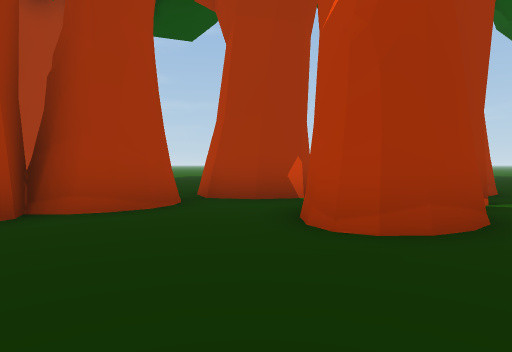
[1] (above)

18 first-person views from a walk through a 3-D level made in the Unity game engine. The camera is 1.2 m above the floor, tilts 2° down and sees 75° across. The floor is counted in squares, 2 m on a side. Each view is taken from the middle of a square. On the plan, view 1 faces up. The plan holds only what a view shows up to about 10 squares ahead; the rest is blank. The place goes on beyond the plan.

[2]
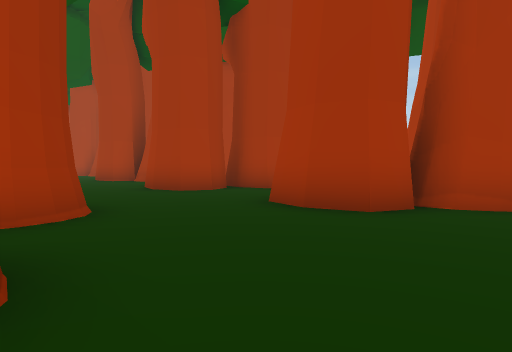

[3]
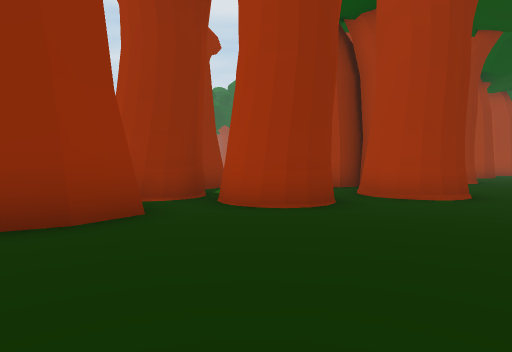

[4]
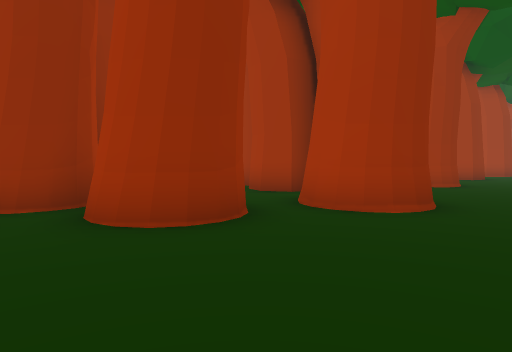

[5]
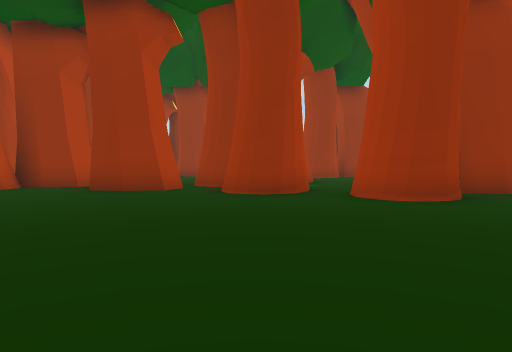

[6]
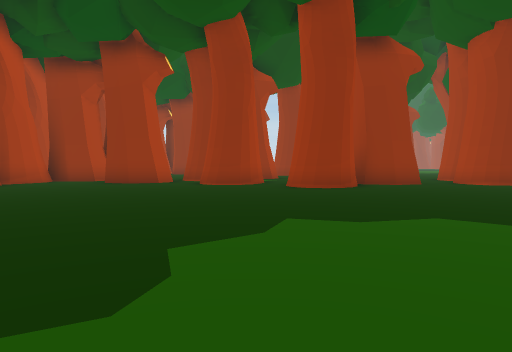

[7]
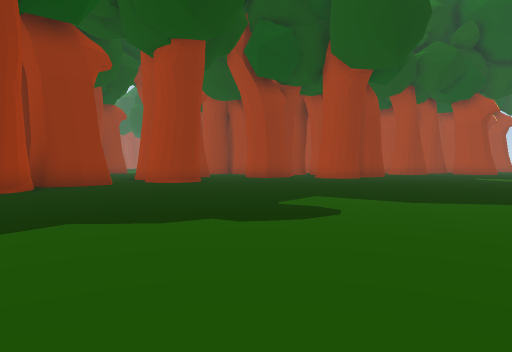

[8]
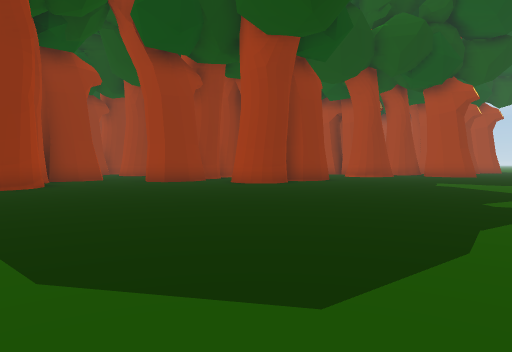

[9]
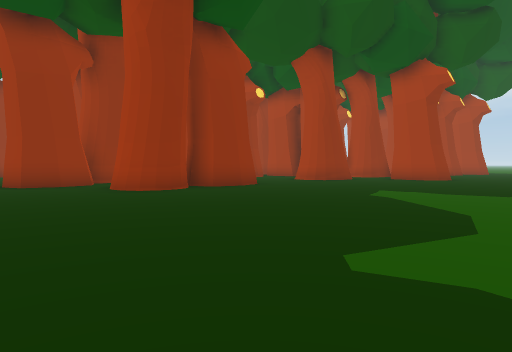

[10]
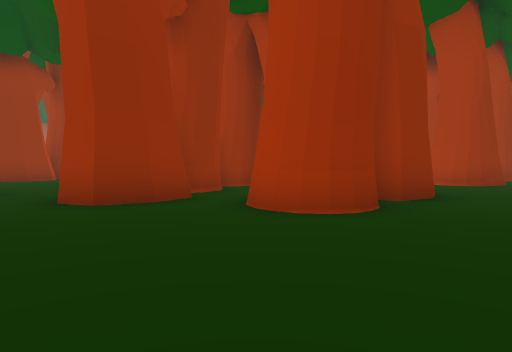

[11]
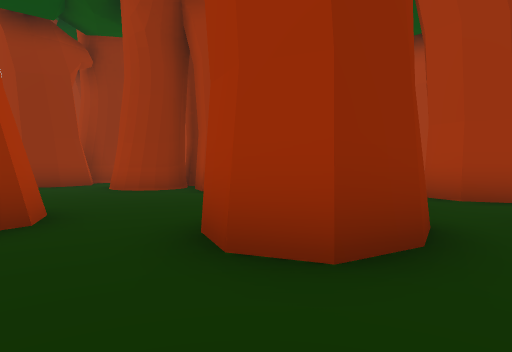

[12]
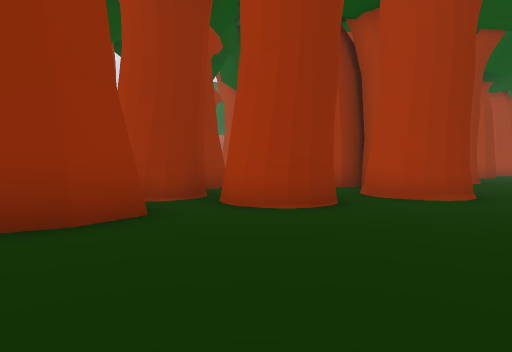

[13]
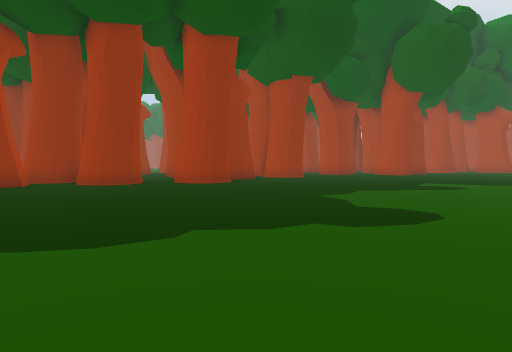

[14]
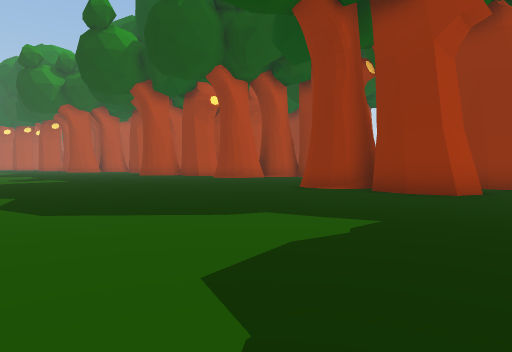

[15]
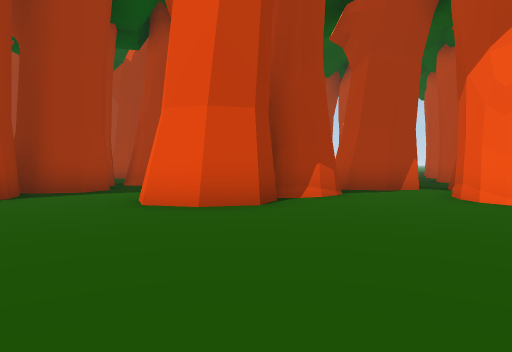

[16]
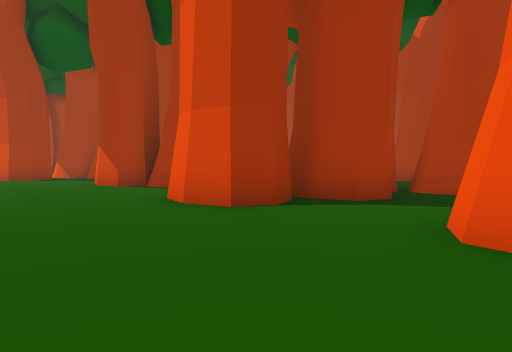

[17]
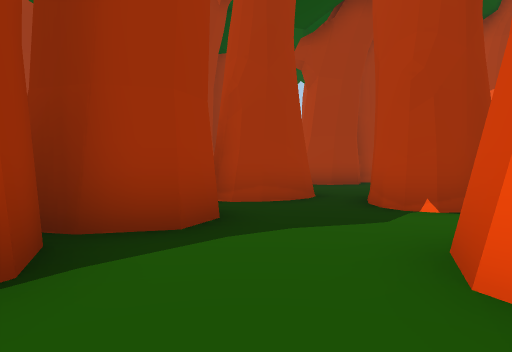

[18]
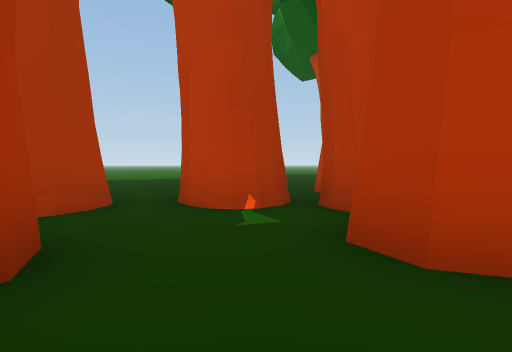

### Floor plan
Key: @ floor where view 1 was taken; # wall or solid block; . floor; T tree; O other object.
Columns run from 24 left of view 1 to 1 right of it. Each row starts with its distance up from view 1.
 18  .........................
 17 ..........................
 16 ..........................
 15 ..........................
 14 ..........................
 13  ........................
 12 ..........................
 11 ...T#.T...................
 10 ...T#TT...................
  9   ...TT...........TT......
  8   T#...##...TT.T#TTTTT....
  7    #.T#T#...T  T##..T#.T##
  6    TTTT.... TT  T#....#T#
  5      T...T  TT  ##...T#...
  4       ....     T#..T##T..T
  3     T#....   ..##...##...T
  2    T##T..    .............
  1    T#TT..    .............
  0      TT..   ......TT....@.
 -1       .##   TT.T TTTTT....
 -2       TT    T  T##..T#.T#
 -3             TT  T#...T#T##
 -4            #TT  ##...T#..O
 -5          T##...T#..T##T..T
 -6          ......##...##...T
 -7          ................
 -8           ...............
 -9                 ........
-10                     ...
-11                      .

Positions as (right, up) in squares from view 1, and headings:
1: (0, 0), facing up
2: (-1, -1), facing up-left
3: (1, 2), facing down-left
4: (-1, 2), facing down-left
5: (-3, 15), facing down
6: (-4, 18), facing down
7: (-5, 18), facing down-left
8: (-10, 18), facing down-left
9: (-14, 18), facing down-left
10: (-14, 13), facing down-left
11: (-14, 9), facing down-left
12: (1, 11), facing down-left
13: (1, 18), facing down-left
14: (-23, 18), facing down-right
15: (-3, -11), facing up
16: (-4, -9), facing up-left
17: (-6, -7), facing up
18: (-7, 3), facing up-right
